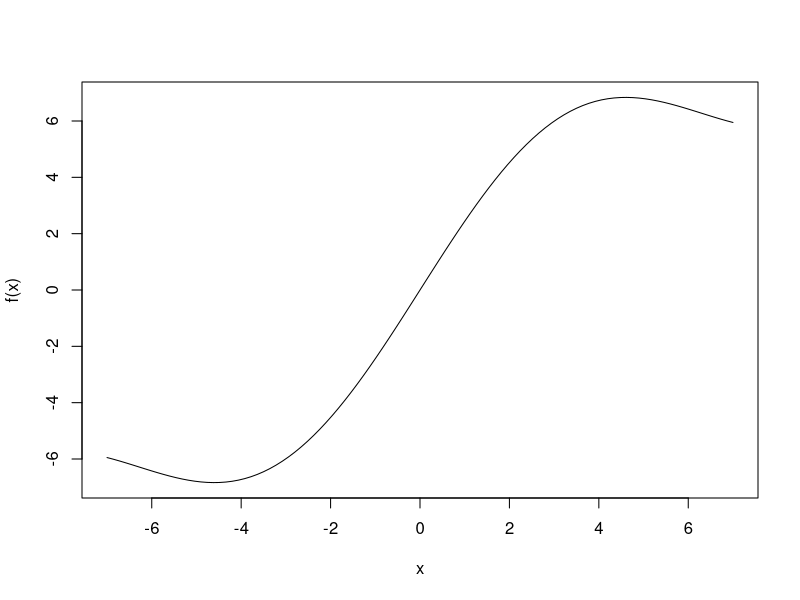
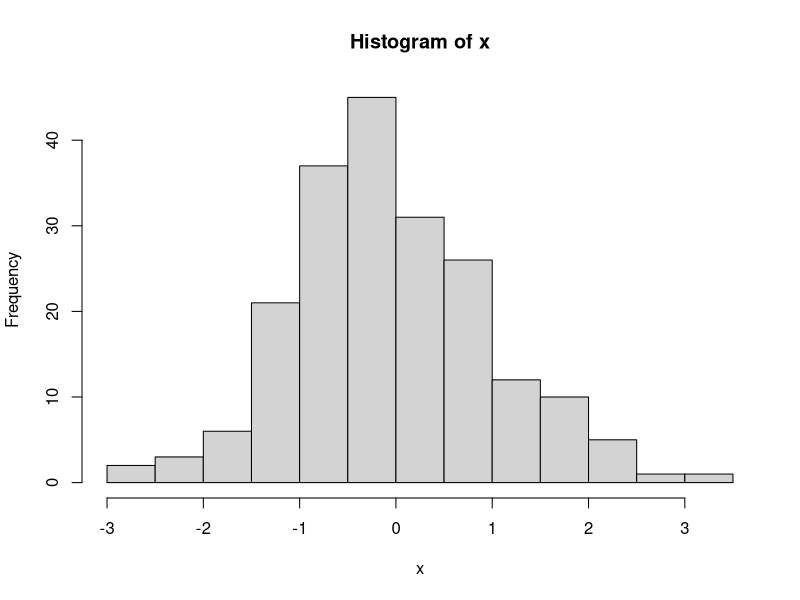
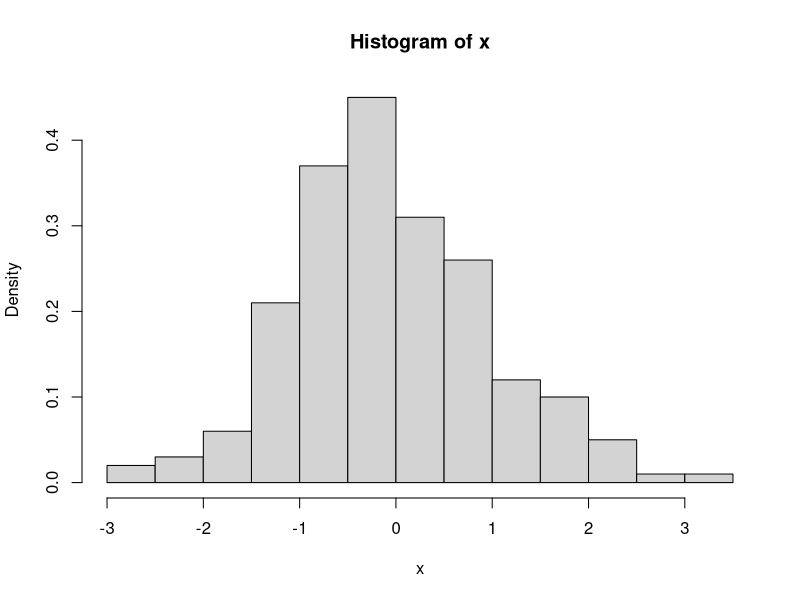
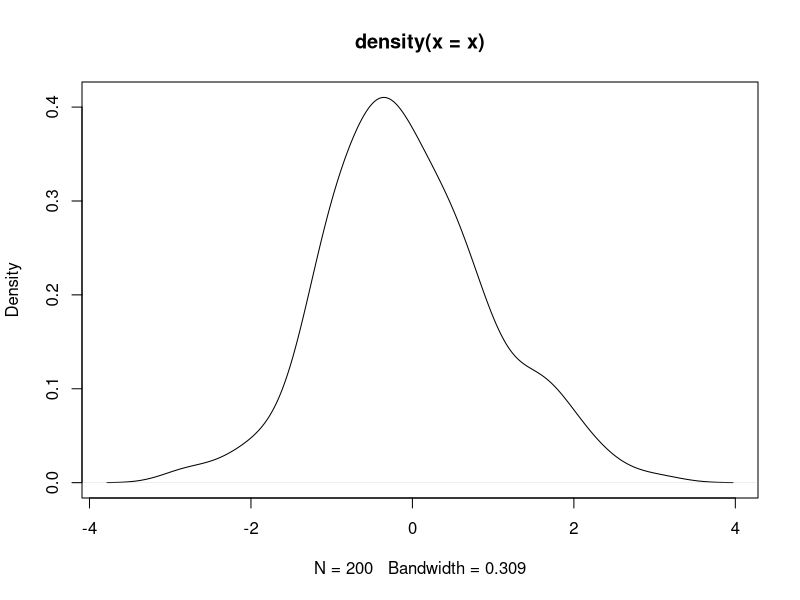

These charts were generated, in order, by the following R code:
#Exercise 2.1
?paste
class(paste("R Session", 1))

#Exercise 2.2
standard <- function(x) {
  (x - mean(x)) / sd(x)
}
#1
standard(c(1,2,3,4,5))
#2
standard(c(1))

#Exercise 2.3
f <- function(x) {
  3 * sin(x/2) + x
}

f(0)
f(-1)
f(pi)
curve(f, -7, 7)

#Quiz Part 1
#Q2
y <- c(1, 2, 3.14, 4, 5)
y

#Q3
z <- c(FALSE, TRUE, 2, 3, 4)
z

#Lab
my_display <- function(x, display=FALSE, type=FALSE, prob=FALSE) {
  cat("Summary of Input: \n")
  if (display == TRUE){
    if (type == "hist"){
      hist(x, freq = !prob)  
    } else if (type == "density") {
      plot(density(x))  
    } else {
      cat("Please specify type as either hist or density \n") 
    }
  }
  return(summary(x))
}

set.seed(1234)
my_data <- rnorm(200)

my_display(my_data)

my_display(my_data, display = TRUE, type = "hist")

my_display(my_data, display = TRUE, type = "hist", prob = TRUE)

my_display(my_data, display = TRUE, type = "density")

my_display(my_data, display = TRUE)
